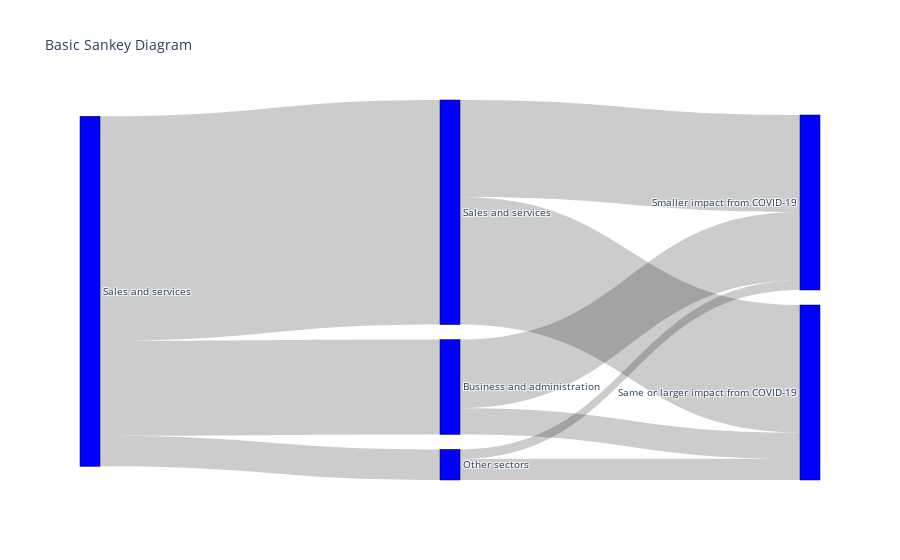

The code cell stored with this chart in its notebook:
### Code cell
fig = go.Figure(data=[go.Sankey(
    node = dict(
      pad = 15,
      thickness = 20,
      line = dict(color = "black", width = 0.5),
      label = ["Sales and services", #1
               "Sales and services", #2
               "Business and administration", #3
               "Smaller impact from COVID-19", #4
               "Same or larger impact from COVID-19", #5
                "Other sectors"], #6
      color = "blue"
    ),
    link = dict(
      source = [0, 0, 0, 1, 1, 2, 2, 5, 5], # indices correspond to labels, eg A1, A2, A2, B1, ...
      target = [1, 2, 5, 3, 4, 3, 4, 3, 4],
      value = [n_0_1,
               n_0_2, n_0_5,
               n_1_3, n_1_4, n_2_3, n_2_4, n_5_3, n_5_4]
  ))])

fig.update_layout(title_text="Basic Sankey Diagram", font_size=10)
fig.write_image(figure_folder + 'fig_covidbox2.svg')
fig.show()

### Figure 1 — Plotly figure (JSON) as saved in the notebook; plotly's stock layout.template omitted (floating-point values rounded to 4 significant figures)
{"data": [{"link": {"source": [0, 0, 0, 1, 1, 2, 2, 5, 5], "target": [1, 2, 5, 3, 4, 3, 4, 3, 4], "value": [308, 130, 42, 133, 175, 94, 36, 13, 29]}, "node": {"color": "blue", "label": ["Sales and services", "Sales and services", "Business and administration", "Smaller impact from COVID-19", "Same or larger impact from COVID-19", "Other sectors"], "line": {"color": "black", "width": 0.5}, "pad": 15, "thickness": 20}, "type": "sankey"}], "layout": {"font": {"size": 10}, "title": {"text": "Basic Sankey Diagram"}}}
